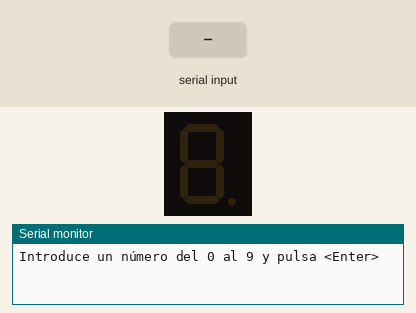
Simulated run of this sketch. Board: Arduino Uno, built with avr-gcc and run on an emulated ATmega328P. Parts: 1-digit seven-segment display, the last lines printed to the serial monitor. Wiring (inferred from the names in the program): 1-digit 7-segment display, segments lit when LOW: segments pin 13, pin 12, pin 11, pin 10, pin 9, pin 8, pin 7. Inputs (shaded band) come from the test bench. The segment pins are drawn as the display they are named for.

Above: at 1.2 s.
1.3 s: "90,45\n" received over Serial
At 3.1 s:
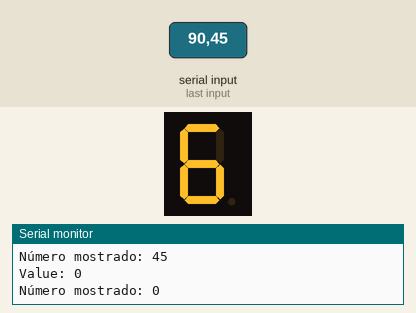
3.8 s: "5\n" received over Serial
At 4.6 s:
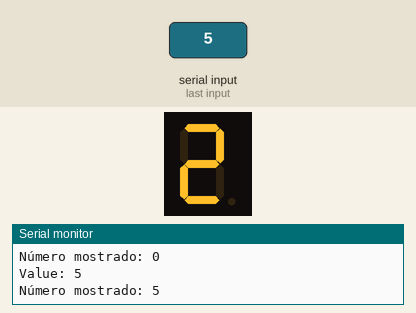
Timing chart, 0 to 6.8 s (numbered marks = the images above; inputs shaded):
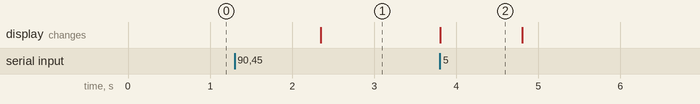

Measured:
- after the input at 1.3 s, the display: changes after 1.1 s (image 1)
- after the input at 3.8 s, the display: changes at once (image 2)
- what the display in image 2 shows lasts 1.0 s, from 3.8 s to 4.8 s

The sketch:

Led7SegmentosLecturaValor.ino
```cpp
// Pines de los segmentos a-g
const int segmentPins[7] = {7,8,9,10,11,12,13};

// Mapeo de números a segmentos
const byte numbers[10][7] = {
  //  a,   b,   c,   d,   e,   f,   g
  {LOW,  LOW,  LOW,  LOW,  LOW,  HIGH,  LOW},  // 0
  {HIGH, LOW,  LOW,  HIGH, HIGH, HIGH, HIGH},  // 1
  {LOW,  LOW,  HIGH, LOW,  LOW,  LOW,  HIGH},   // 2
  {LOW,  LOW,  LOW,  LOW,  HIGH, LOW, HIGH},   // 3
  {HIGH, LOW,  LOW,  HIGH, HIGH, LOW,  LOW},   // 4
  {LOW,  HIGH, LOW,  LOW,  HIGH, LOW,  LOW},   // 5
  {LOW,  HIGH, LOW,  LOW,  LOW,  LOW,  LOW},   // 6
  {LOW,  LOW,  LOW,  HIGH, HIGH, HIGH, HIGH},  // 7
  {LOW,  LOW,  LOW,  LOW,  LOW,  LOW,  LOW},   // 8
  {LOW,  LOW,  LOW,  LOW,  HIGH, LOW,  LOW}    // 9
};

void displayNumber(int num) {
  byte segments = numbers[num];  if (num >= 0 && num <= 9) {
    for (int pin = 7; pin < 14; pin++) {
      digitalWrite(pin, numbers[num][pin - 7]);
      // digitalWrite(pin, HIGH);
    }
  } else {
    Serial.print("Número no válido ");
    Serial.println(num);
  }
}

void setup() {
  for (int pin = 7; pin < 14; pin++) {
    pinMode(pin, OUTPUT);
    digitalWrite(pin, HIGH);
  }
  Serial.begin(9600);
  Serial.println("Introduce un número del 0 al 9 y pulsa <Enter>");
}

static bool available() {
  static unsigned long measurement_timestamp = millis();
  /* Measure once every four seconds. */
  if (millis() - measurement_timestamp > 300ul) {
    // initialize timer
    measurement_timestamp = millis();
    return (true);
  }
  return (false);
}

void loop() {
  if (Serial.available()) {
    int value = Serial.parseInt();
    Serial.print("Value: ");
    Serial.println(value);
    displayNumber(value);
    Serial.print("Número mostrado: ");
    Serial.println(value);
  }
  //   // Limpiar el buffer serial
  // while (Serial.available()) {
  //   Serial.read();
  // }
}

/*
Experimento:
Conecto una resistencia de 150 Ohmios en cada uno de los pines del LED (7 A 13)
  -> VCC -> 5 voltios
  -> D7 A D13 -> a..g
Cargo el programa en Arduino UNO
  - Al ejecutarse se ecienden todos los segmentos
*/
```
